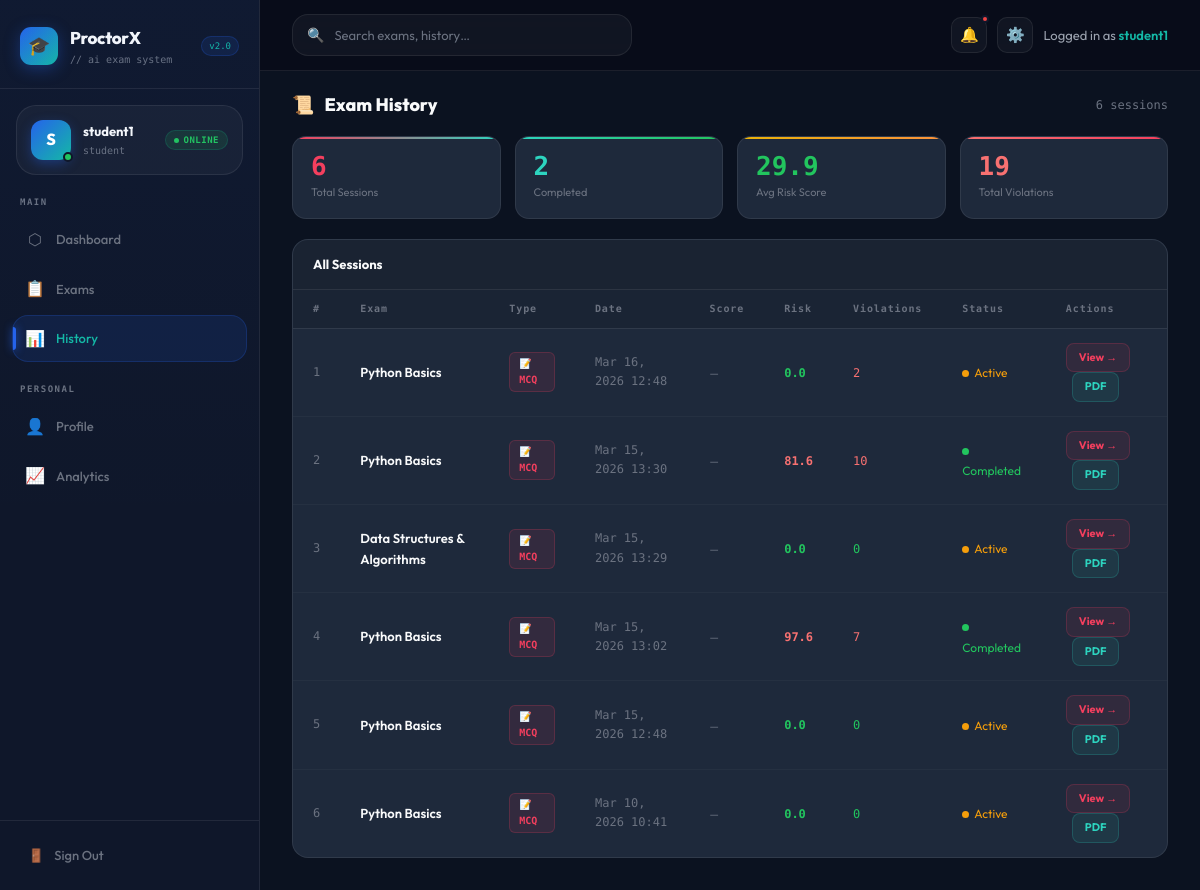
The app's page /history (signed in) with its own data.
### tables this page shows
CREATE TABLE users (
	id INTEGER NOT NULL, 
	username VARCHAR(80) NOT NULL, 
	email VARCHAR(120) NOT NULL, 
	password VARCHAR(200) NOT NULL, 
	role VARCHAR(20), 
	created_at DATETIME, 
	PRIMARY KEY (id), 
	UNIQUE (username), 
	UNIQUE (email)
);

CREATE TABLE exam_sessions (
	id INTEGER NOT NULL, 
	user_id INTEGER NOT NULL, 
	exam_name VARCHAR(200) NOT NULL, 
	start_time DATETIME, 
	end_time DATETIME, 
	status VARCHAR(20), 
	final_risk_score FLOAT, 
	total_violations INTEGER, score INTEGER DEFAULT 0, total_questions INTEGER DEFAULT 0, exam_type VARCHAR(20) DEFAULT 'mcq', 
	PRIMARY KEY (id), 
	FOREIGN KEY(user_id) REFERENCES users (id)
);

### app.py (the view)
@app.route('/history')
@login_required
def history_page():
    sessions = ExamSession.query.filter_by(user_id=current_user.id)\
                                .order_by(ExamSession.start_time.desc()).all()
    return render_template('history.html', sessions=sessions)

### app.py (called while the page is built)
@login_manager.user_loader
def load_user(user_id):
    return User.query.get(int(user_id))

### templates/history.html (shortened to what this page needs)
{% extends 'layout_dashboard.html' %}
{% set active_page = 'history' %}
{% set title = 'Exam History' %}
{% block content %}
{% set completed = sessions | selectattr('status','eq','completed') | list %}
{% set avg_risk = (sessions | map(attribute='final_risk_score') | select | list | sum / sessions|length) if sessions else 0 %}
{% set total_viols = sessions | map(attribute='total_violations') | select | list | sum %}
<div class="hist-wrap">
  <div class="hist-head">
    <div class="hist-title"><span>📜</span> Exam History</div>
    <span style="font-size:12px;color:var(--text-3);font-family:var(--font-m)">{{ sessions|length }} sessions</span>
  </div>
  {% if sessions %}
  <div class="hist-summary">
    <div class="hs-card c1">
      <div class="hs-val" style="color:#F43F5E">{{ sessions|length }}</div>
      <div class="hs-lbl">Total Sessions</div>
    </div>
    <div class="hs-card c2">
      <div class="hs-val" style="color:#2DD4BF">{{ completed|length }}</div>
      <div class="hs-lbl">Completed</div>
    </div>
    <div class="hs-card c3">
      {% set ar = "%.1f"|format(avg_risk) %}
      <div class="hs-val" style="color:{% if avg_risk < 30 %}#22C55E{% elif avg_risk < 60 %}#EAB308{% else %}#F87171{% endif %}">{{ ar }}</div>
      <div class="hs-lbl">Avg Risk Score</div>
    </div>
    <div class="hs-card c4">
      <div class="hs-val" style="color:#F87171">{{ total_viols }}</div>
      <div class="hs-lbl">Total Violations</div>
    </div>
  </div>
  <div class="hist-table-card">
    <div class="hist-tbl-head">
      <div class="hist-tbl-title">All Sessions</div>
    </div>
    <table>
      <thead>
        <tr>
          <th>#</th><th>Exam</th><th>Type</th><th>Date</th>
          <th>Score</th><th>Risk</th><th>Violations</th><th>Status</th><th>Actions</th>
        </tr>
      </thead>
      <tbody>
        {% for s in sessions %}
        {% set r = s.final_risk_score|default(0) %}
        {% set rc = '#22C55E' if r < 30 else ('#EAB308' if r < 60 else '#F87171') %}
        {% set score_pct = ((s.score / s.total_questions * 100)|round|int) if s.total_questions else 0 %}
        {% set sc = '#22C55E' if score_pct >= 70 else ('#EAB308' if score_pct >= 40 else '#F87171') %}
        <tr>
          <td class="td-mono" style="color:var(--text-3)">{{ loop.index }}</td>
          <td class="td-name">{{ s.exam_name }}</td>
          <td>
            {% if s.exam_type == 'coding' %}
              <span class="type-badge type-coding">💻 Coding</span>
            {% else %}
              <span class="type-badge type-mcq">📝 MCQ</span>
            {% endif %}
          </td>
          <td class="td-mono" style="color:var(--text-3)">{{ s.start_time.strftime('%b %d, %Y %H:%M') }}</td>
          <td>
            {% if s.total_questions %}
            <div class="score-bar-wrap">
              <span class="td-mono" style="color:{{ sc }};font-weight:700;min-width:36px">{{ score_pct }}%</span>
              <div class="score-bar-bg"><div class="score-bar-fill" style="width:{{ score_pct }}%;background:{{ sc }}"></div></div>
            </div>
            {% else %}
              <span style="color:var(--text-3);font-size:11px">—</span>
            {% endif %}
          </td>
          <td>
            <span class="td-mono" style="color:{{ rc }};font-weight:700">{{ "%.1f"|format(r) }}</span>
          </td>
          <td>
            <span class="td-mono" style="color:{% if s.total_violations %}#F87171{% else %}#22C55E{% endif %}">
              {{ s.total_violations or 0 }}
            </span>
          </td>
          <td>
            {% if s.status == 'completed' %}
              <span class="status-dot" style="background:#22C55E"></span><span style="font-size:12px;color:#22C55E">Completed</span>
            {% elif s.status == 'terminated' %}
              <span class="status-dot" style="background:#F87171"></span><span style="font-size:12px;color:#F87171">Terminated</span>
            {% else %}
              <span class="status-dot" style="background:#F59E0B"></span><span style="font-size:12px;color:#F59E0B">Active</span>
            {% endif %}
          </td>
          <td>
            <a href="/exam/{{ s.id }}/result" class="view-btn">View →</a>
            <a href="/report/{{ s.id }}" class="report-btn">PDF</a>
          </td>
        </tr>
        {% endfor %}
      </tbody>
    </table>
  </div>
  {% endif %}
</div>
{% endblock %}

### templates/layout_dashboard.html (shortened to what this page needs)
<!DOCTYPE html>
<html lang="en">
<head>
<link rel="stylesheet" href="{{ url_for('static', filename='css/base.css') }}?v=5">
</head>
<body class="{% block body_class %}{% endblock %}"></body>
<div class="layout">
  <aside class="sidebar">
    <div class="sb-header">
      <div class="sb-logo">🎓</div>
      <div>
        <div class="sb-brand-name">ProctorX</div>
        <div class="sb-brand-tag">// ai exam system</div>
      </div>
      <div class="sb-version">v2.0</div>
    </div>
    <div class="sb-user">
      <div class="sb-avatar">{{ current_user.username[0].upper() }}</div>
      <div>
        <div class="sb-uname">{{ current_user.username }}</div>
        <div class="sb-urole">student</div>
      </div>
      <div class="sb-ustatus">
        <div class="online-pill">
          <div class="online-dot"></div>
          <span class="online-txt">ONLINE</span>
        </div>
      </div>
    </div>
    <nav class="sb-nav">
      <div class="sb-nav-section">
        <div class="sb-nav-label">Main</div>
        <a href="/student" class="nav-item {% if active_page == 'dashboard' %}active{% endif %}">
          <span class="nav-icon">⬡</span> Dashboard
        </a>
        <a href="/exams" class="nav-item {% if active_page == 'exams' %}active{% endif %}">
          <span class="nav-icon">📋</span> Exams
        </a>
        <a href="/history" class="nav-item {% if active_page == 'history' %}active{% endif %}">
          <span class="nav-icon">📊</span> History
        </a>
      </div>
      <div class="sb-nav-section">
        <div class="sb-nav-label">Personal</div>
        <a href="/profile" class="nav-item {% if active_page == 'profile' %}active{% endif %}">
          <span class="nav-icon">👤</span> Profile
        </a>
        <a href="#" class="nav-item">
          <span class="nav-icon">📈</span> Analytics
        </a>
      </div>
    </nav>
    <div class="sb-footer">
      <a href="/logout" class="logout-btn">
        <span>🚪</span> Sign Out
      </a>
    </div>
  </aside>
  <main class="main">
    <div class="topbar">
      <div class="topbar-search">
        <span class="search-icon">🔍</span>
        <input type="text" placeholder="Search exams, history…">
      </div>
      <div class="topbar-right">
        <div class="topbar-btn notif-btn">
          🔔
          <div class="notif-badge"></div>
        </div>
        <div class="topbar-btn">⚙️</div>
        <div class="topbar-greeting">
          Logged in as <span>{{ current_user.username }}</span>
        </div>
      </div>
    </div>
    {% block content %}
    {% endblock %}
  </main>
</div>
</body>
</html>

### templates/history.html (style rules this page uses)
.hist-wrap { margin:20px 32px 32px;animation:fadeUp .5s ease both; }
.hist-head { display:flex;align-items:center;justify-content:space-between;margin-bottom:16px; }
.hist-title { font-size:18px;font-weight:800;color:var(--text);display:flex;align-items:center;gap:10px; }
.hist-summary { display:grid;grid-template-columns:repeat(4,1fr);gap:14px;margin-bottom:20px; }
.hs-card { background:var(--navy-3);border:1px solid var(--border);border-radius:14px;padding:16px 18px;position:relative;overflow:hidden; }
.hs-card::before { content:'';position:absolute;top:0;left:0;right:0;height:2px; }
.hs-card.c1::before { background:linear-gradient(90deg,#F43F5E,#2DD4BF); }
.hs-card.c2::before { background:linear-gradient(90deg,#2DD4BF,#22C55E); }
.hs-card.c3::before { background:linear-gradient(90deg,#EAB308,#FB923C); }
.hs-card.c4::before { background:linear-gradient(90deg,#F87171,#F43F5E); }
.hs-val { font-family:var(--font-m);font-size:26px;font-weight:800;color:var(--text);line-height:1; }
.hs-lbl { font-size:11px;color:var(--text-3);margin-top:5px; }
.hist-table-card { background:var(--navy-3);border:1px solid var(--border);border-radius:16px;overflow:hidden; }
.hist-tbl-head { padding:14px 20px;border-bottom:1px solid var(--border);background:rgba(0,0,0,.15);display:flex;align-items:center;justify-content:space-between; }
.hist-tbl-title { font-size:13px;font-weight:700;color:var(--text); }
table { width:100%;border-collapse:collapse;font-size:13px; }
th { text-align:left;padding:11px 20px;color:var(--text-3);font-size:10px;font-weight:700;letter-spacing:.9px;font-family:var(--font-m);border-bottom:1px solid var(--border);background:rgba(0,0,0,.12); }
td { padding:14px 20px;border-bottom:1px solid rgba(255,255,255,.03);color:var(--text-2);vertical-align:middle; }
tr:last-child td { border-bottom:none; }
.td-name { color:var(--text);font-weight:600;font-size:13px; }
.td-mono { font-family:var(--font-m);font-size:12px; }
.type-badge { display:inline-flex;align-items:center;gap:5px;padding:3px 9px;border-radius:6px;font-size:10px;font-weight:700;font-family:var(--font-m); }
.type-mcq { background:rgba(244,63,94,.1);border:1px solid rgba(244,63,94,.2);color:#F43F5E; }
.status-dot { width:7px;height:7px;border-radius:50%;display:inline-block;margin-right:5px; }
.view-btn { display:inline-flex;align-items:center;gap:5px;padding:5px 12px;border-radius:8px;background:rgba(244,63,94,.09);border:1px solid rgba(244,63,94,.2);color:#F43F5E;font-size:11px;font-weight:700;text-decoration:none;transition:all .18s; }
.report-btn { display:inline-flex;align-items:center;gap:5px;padding:5px 12px;border-radius:8px;background:rgba(45,212,191,.09);border:1px solid rgba(45,212,191,.2);color:#2DD4BF;font-size:11px;font-weight:700;text-decoration:none;transition:all .18s;margin-left:6px; }

### records on screen
users: username "student1"
exam_sessions: exam_name "Python Basics", start_time "Mar 16, 2026 12:48", final_risk_score "0.0", total_violations "2", shows "Active"
exam_sessions: exam_name "Python Basics", start_time "Mar 15, 2026 13:30", final_risk_score "81.6", total_violations "10", shows "Completed"
exam_sessions: exam_name "Data Structures & Algorithms", start_time "Mar 15, 2026 13:29", final_risk_score "0.0", total_violations "0", shows "Active"
exam_sessions: exam_name "Python Basics", start_time "Mar 15, 2026 13:02", final_risk_score "97.6", total_violations "7", shows "Completed"
exam_sessions: exam_name "Python Basics", start_time "Mar 15, 2026 12:48", final_risk_score "0.0", total_violations "0", shows "Active"
exam_sessions: exam_name "Python Basics", start_time "Mar 10, 2026 10:41", final_risk_score "0.0", total_violations "0", shows "Active"

### other values on screen
{{ current_user.username[0].upper() }} "S"
{{ sessions|length }} "6"
{{ completed|length }} "2"
{{ ar }} "29.9"
{{ total_viols }} "19"
